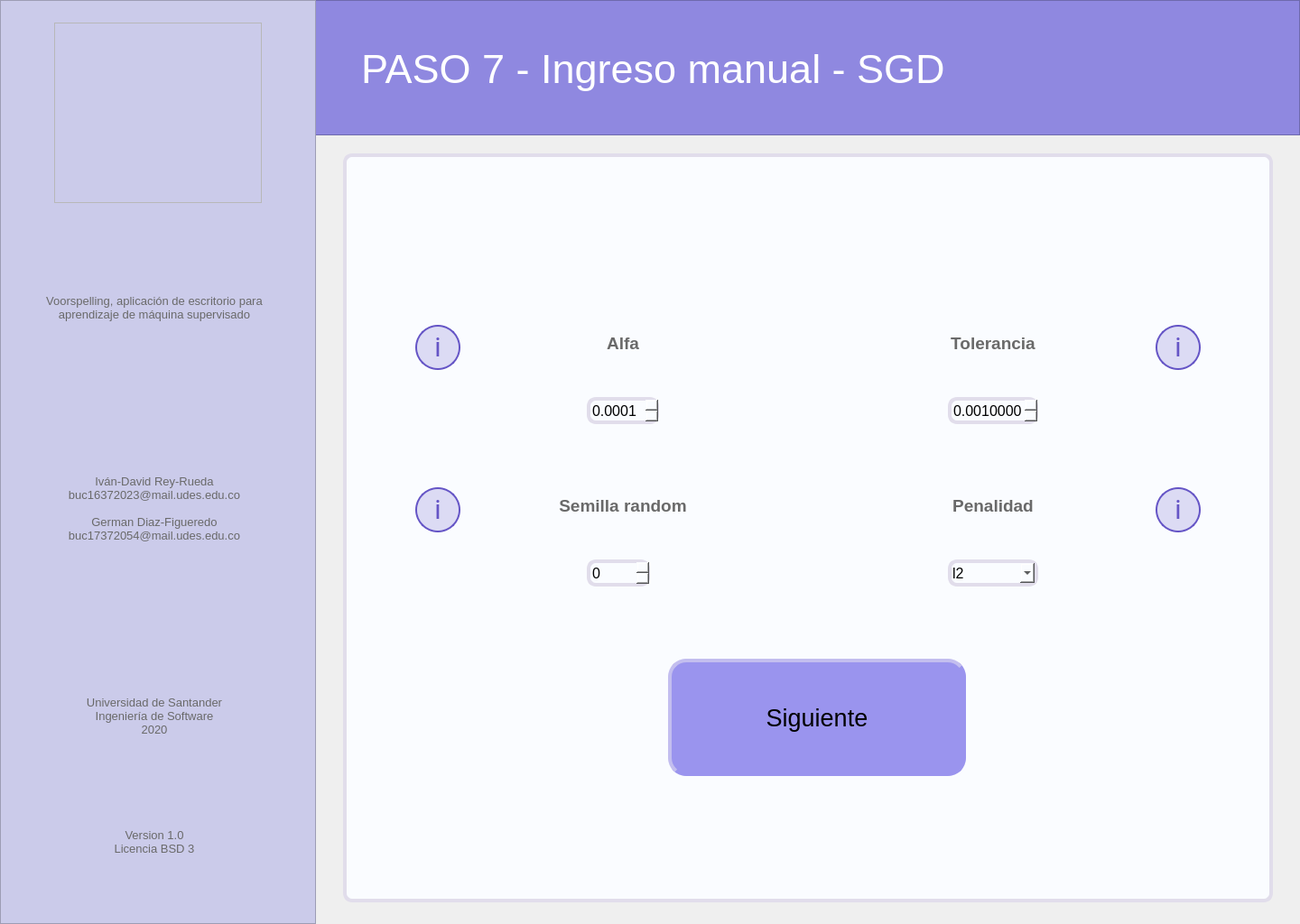
<?xml version="1.0" encoding="UTF-8"?>
<ui version="4.0">
 <class>MainWindow</class>
 <widget class="QMainWindow" name="MainWindow">
  <property name="geometry">
   <rect>
    <x>0</x>
    <y>0</y>
    <width>1440</width>
    <height>1024</height>
   </rect>
  </property>
  <property name="minimumSize">
   <size>
    <width>1440</width>
    <height>1024</height>
   </size>
  </property>
  <property name="maximumSize">
   <size>
    <width>1440</width>
    <height>1024</height>
   </size>
  </property>
  <property name="windowTitle">
   <string>Voorspelling</string>
  </property>
  <widget class="QWidget" name="centralwidget">
   <widget class="QFrame" name="left_bar">
    <property name="geometry">
     <rect>
      <x>0</x>
      <y>0</y>
      <width>350</width>
      <height>1024</height>
     </rect>
    </property>
    <property name="styleSheet">
     <string notr="true">background-color: rgb(203, 203, 234);

</string>
    </property>
    <property name="frameShape">
     <enum>QFrame::StyledPanel</enum>
    </property>
    <property name="frameShadow">
     <enum>QFrame::Raised</enum>
    </property>
    <widget class="QLabel" name="lbl_left_1">
     <property name="geometry">
      <rect>
       <x>18</x>
       <y>278</y>
       <width>306</width>
       <height>126</height>
      </rect>
     </property>
     <property name="font">
      <font>
       <pointsize>10</pointsize>
      </font>
     </property>
     <property name="styleSheet">
      <string notr="true">color: rgb(105, 105, 105);</string>
     </property>
     <property name="text">
      <string>Voorspelling, aplicación de escritorio para aprendizaje de máquina supervisado</string>
     </property>
     <property name="alignment">
      <set>Qt::AlignCenter</set>
     </property>
     <property name="wordWrap">
      <bool>true</bool>
     </property>
    </widget>
    <widget class="QLabel" name="lbl_left_2">
     <property name="geometry">
      <rect>
       <x>18</x>
       <y>500</y>
       <width>306</width>
       <height>126</height>
      </rect>
     </property>
     <property name="font">
      <font>
       <pointsize>10</pointsize>
      </font>
     </property>
     <property name="styleSheet">
      <string notr="true">color: rgb(105, 105, 105);</string>
     </property>
     <property name="text">
      <string>Iván-David Rey-Rueda
buc16372023@mail.udes.edu.co

German Diaz-Figueredo
buc17372054@mail.udes.edu.co</string>
     </property>
     <property name="alignment">
      <set>Qt::AlignCenter</set>
     </property>
     <property name="wordWrap">
      <bool>true</bool>
     </property>
    </widget>
    <widget class="QLabel" name="lbl_left_3">
     <property name="geometry">
      <rect>
       <x>18</x>
       <y>730</y>
       <width>306</width>
       <height>126</height>
      </rect>
     </property>
     <property name="font">
      <font>
       <pointsize>10</pointsize>
      </font>
     </property>
     <property name="styleSheet">
      <string notr="true">color: rgb(105, 105, 105);</string>
     </property>
     <property name="text">
      <string>Universidad de Santander
Ingeniería de Software
2020</string>
     </property>
     <property name="alignment">
      <set>Qt::AlignCenter</set>
     </property>
     <property name="wordWrap">
      <bool>true</bool>
     </property>
    </widget>
    <widget class="QLabel" name="lbl_left_4">
     <property name="geometry">
      <rect>
       <x>18</x>
       <y>870</y>
       <width>306</width>
       <height>126</height>
      </rect>
     </property>
     <property name="font">
      <font>
       <pointsize>10</pointsize>
      </font>
     </property>
     <property name="styleSheet">
      <string notr="true">color: rgb(105, 105, 105);</string>
     </property>
     <property name="text">
      <string>Version 1.0
Licencia BSD 3</string>
     </property>
     <property name="alignment">
      <set>Qt::AlignCenter</set>
     </property>
     <property name="wordWrap">
      <bool>true</bool>
     </property>
    </widget>
   </widget>
   <widget class="QFrame" name="logo">
    <property name="geometry">
     <rect>
      <x>60</x>
      <y>25</y>
      <width>230</width>
      <height>200</height>
     </rect>
    </property>
    <property name="styleSheet">
     <string notr="true">image: url(:/image/voorspelling_logo.png);</string>
    </property>
    <property name="frameShape">
     <enum>QFrame::StyledPanel</enum>
    </property>
    <property name="frameShadow">
     <enum>QFrame::Raised</enum>
    </property>
   </widget>
   <widget class="QFrame" name="up_bar">
    <property name="geometry">
     <rect>
      <x>0</x>
      <y>0</y>
      <width>1440</width>
      <height>150</height>
     </rect>
    </property>
    <property name="styleSheet">
     <string notr="true">background-color: rgb(143, 136, 224);</string>
    </property>
    <property name="frameShape">
     <enum>QFrame::StyledPanel</enum>
    </property>
    <property name="frameShadow">
     <enum>QFrame::Raised</enum>
    </property>
    <widget class="QLabel" name="lbl_tittle">
     <property name="geometry">
      <rect>
       <x>400</x>
       <y>40</y>
       <width>761</width>
       <height>72</height>
      </rect>
     </property>
     <property name="font">
      <font>
       <family>MS Shell Dlg 2</family>
       <pointsize>34</pointsize>
       <weight>50</weight>
       <italic>false</italic>
       <bold>false</bold>
      </font>
     </property>
     <property name="styleSheet">
      <string notr="true">border: none;
color: rgb(255, 255, 255);</string>
     </property>
     <property name="text">
      <string>PASO 7 - Ingreso manual - SGD</string>
     </property>
     <property name="scaledContents">
      <bool>false</bool>
     </property>
     <property name="alignment">
      <set>Qt::AlignLeading|Qt::AlignLeft|Qt::AlignVCenter</set>
     </property>
     <property name="wordWrap">
      <bool>true</bool>
     </property>
     <property name="margin">
      <number>0</number>
     </property>
     <property name="indent">
      <number>0</number>
     </property>
    </widget>
   </widget>
   <widget class="QFrame" name="main_area">
    <property name="geometry">
     <rect>
      <x>380</x>
      <y>170</y>
      <width>1030</width>
      <height>830</height>
     </rect>
    </property>
    <property name="styleSheet">
     <string notr="true">background-color: rgb(250, 252, 255);
border: 4px solid;
border-color: rgb(225, 221, 235);
border-radius: 10px;</string>
    </property>
    <property name="frameShape">
     <enum>QFrame::StyledPanel</enum>
    </property>
    <property name="frameShadow">
     <enum>QFrame::Raised</enum>
    </property>
    <widget class="QLabel" name="lbl_alfa">
     <property name="geometry">
      <rect>
       <x>130</x>
       <y>170</y>
       <width>360</width>
       <height>80</height>
      </rect>
     </property>
     <property name="font">
      <font>
       <pointsize>14</pointsize>
       <weight>75</weight>
       <bold>true</bold>
      </font>
     </property>
     <property name="styleSheet">
      <string notr="true">color: rgb(105, 105, 105);
border: none;</string>
     </property>
     <property name="text">
      <string>Alfa</string>
     </property>
     <property name="alignment">
      <set>Qt::AlignCenter</set>
     </property>
     <property name="wordWrap">
      <bool>true</bool>
     </property>
    </widget>
    <widget class="QLabel" name="lbl_tolerancia">
     <property name="geometry">
      <rect>
       <x>540</x>
       <y>170</y>
       <width>360</width>
       <height>80</height>
      </rect>
     </property>
     <property name="font">
      <font>
       <pointsize>14</pointsize>
       <weight>75</weight>
       <bold>true</bold>
      </font>
     </property>
     <property name="styleSheet">
      <string notr="true">color: rgb(105, 105, 105);
border: none;</string>
     </property>
     <property name="text">
      <string>Tolerancia</string>
     </property>
     <property name="alignment">
      <set>Qt::AlignCenter</set>
     </property>
     <property name="wordWrap">
      <bool>true</bool>
     </property>
    </widget>
    <widget class="QLabel" name="lbl_semilla_random">
     <property name="geometry">
      <rect>
       <x>130</x>
       <y>350</y>
       <width>360</width>
       <height>80</height>
      </rect>
     </property>
     <property name="font">
      <font>
       <pointsize>14</pointsize>
       <weight>75</weight>
       <bold>true</bold>
      </font>
     </property>
     <property name="styleSheet">
      <string notr="true">color: rgb(105, 105, 105);
border: none;</string>
     </property>
     <property name="text">
      <string>Semilla random</string>
     </property>
     <property name="alignment">
      <set>Qt::AlignCenter</set>
     </property>
     <property name="wordWrap">
      <bool>true</bool>
     </property>
    </widget>
    <widget class="QLabel" name="lbl_penalidad">
     <property name="geometry">
      <rect>
       <x>540</x>
       <y>350</y>
       <width>360</width>
       <height>80</height>
      </rect>
     </property>
     <property name="font">
      <font>
       <pointsize>14</pointsize>
       <weight>75</weight>
       <bold>true</bold>
      </font>
     </property>
     <property name="styleSheet">
      <string notr="true">color: rgb(105, 105, 105);
border: none;</string>
     </property>
     <property name="text">
      <string>Penalidad</string>
     </property>
     <property name="alignment">
      <set>Qt::AlignCenter</set>
     </property>
     <property name="wordWrap">
      <bool>true</bool>
     </property>
    </widget>
    <widget class="QPushButton" name="btn_info_alfa">
     <property name="geometry">
      <rect>
       <x>80</x>
       <y>190</y>
       <width>50</width>
       <height>50</height>
      </rect>
     </property>
     <property name="styleSheet">
      <string notr="true">QPushButton{
background: rgba(101, 85, 198, 0.2);
border: 2px solid #6555C6;
box-sizing: border-box;
border-radius: 25px;


position: absolute;
width: 25px;
height: 44.55px;
font-family: Roboto;
font-style: normal;
font-weight: normal;
font-size: 30px;
line-height: 56px;
display: flex;
align-items: center;
text-align: center;

color: #6555C6;
}
QPushButton:hover{
background-color: rgb(190, 185, 250);
}
QPushButton:pressed{
background-color: rgb(160, 150, 240);
}</string>
     </property>
     <property name="text">
      <string>i</string>
     </property>
    </widget>
    <widget class="QPushButton" name="btn_info_semilla_random">
     <property name="geometry">
      <rect>
       <x>80</x>
       <y>370</y>
       <width>50</width>
       <height>50</height>
      </rect>
     </property>
     <property name="styleSheet">
      <string notr="true">QPushButton{
background: rgba(101, 85, 198, 0.2);
border: 2px solid #6555C6;
box-sizing: border-box;
border-radius: 25px;


position: absolute;
width: 25px;
height: 44.55px;
font-family: Roboto;
font-style: normal;
font-weight: normal;
font-size: 30px;
line-height: 56px;
display: flex;
align-items: center;
text-align: center;

color: #6555C6;
}
QPushButton:hover{
background-color: rgb(190, 185, 250);
}
QPushButton:pressed{
background-color: rgb(160, 150, 240);
}</string>
     </property>
     <property name="text">
      <string>i</string>
     </property>
    </widget>
    <widget class="QPushButton" name="btn_info_tolerancia">
     <property name="geometry">
      <rect>
       <x>900</x>
       <y>190</y>
       <width>50</width>
       <height>50</height>
      </rect>
     </property>
     <property name="styleSheet">
      <string notr="true">QPushButton{
background: rgba(101, 85, 198, 0.2);
border: 2px solid #6555C6;
box-sizing: border-box;
border-radius: 25px;


position: absolute;
width: 25px;
height: 44.55px;
font-family: Roboto;
font-style: normal;
font-weight: normal;
font-size: 30px;
line-height: 56px;
display: flex;
align-items: center;
text-align: center;

color: #6555C6;
}
QPushButton:hover{
background-color: rgb(190, 185, 250);
}
QPushButton:pressed{
background-color: rgb(160, 150, 240);
}</string>
     </property>
     <property name="text">
      <string>i</string>
     </property>
    </widget>
    <widget class="QPushButton" name="btn_info_penalidad">
     <property name="geometry">
      <rect>
       <x>900</x>
       <y>370</y>
       <width>50</width>
       <height>50</height>
      </rect>
     </property>
     <property name="styleSheet">
      <string notr="true">QPushButton{
background: rgba(101, 85, 198, 0.2);
border: 2px solid #6555C6;
box-sizing: border-box;
border-radius: 25px;


position: absolute;
width: 25px;
height: 44.55px;
font-family: Roboto;
font-style: normal;
font-weight: normal;
font-size: 30px;
line-height: 56px;
display: flex;
align-items: center;
text-align: center;

color: #6555C6;
}
QPushButton:hover{
background-color: rgb(190, 185, 250);
}
QPushButton:pressed{
background-color: rgb(160, 150, 240);
}</string>
     </property>
     <property name="text">
      <string>i</string>
     </property>
    </widget>
    <widget class="QSpinBox" name="sb_semilla_random">
     <property name="geometry">
      <rect>
       <x>270</x>
       <y>450</y>
       <width>70</width>
       <height>30</height>
      </rect>
     </property>
     <property name="font">
      <font>
       <pointsize>12</pointsize>
      </font>
     </property>
     <property name="minimum">
      <number>0</number>
     </property>
     <property name="maximum">
      <number>10000</number>
     </property>
     <property name="value">
      <number>0</number>
     </property>
    </widget>
    <widget class="QComboBox" name="cb_seleccion">
     <property name="geometry">
      <rect>
       <x>670</x>
       <y>450</y>
       <width>100</width>
       <height>30</height>
      </rect>
     </property>
     <property name="font">
      <font>
       <pointsize>12</pointsize>
      </font>
     </property>
     <property name="currentIndex">
      <number>1</number>
     </property>
     <item>
      <property name="text">
       <string>l1</string>
      </property>
     </item>
     <item>
      <property name="text">
       <string>l2</string>
      </property>
     </item>
     <item>
      <property name="text">
       <string>elasticnet</string>
      </property>
     </item>
    </widget>
    <widget class="QDoubleSpinBox" name="sb_tolerancia">
     <property name="geometry">
      <rect>
       <x>670</x>
       <y>270</y>
       <width>100</width>
       <height>30</height>
      </rect>
     </property>
     <property name="font">
      <font>
       <pointsize>12</pointsize>
      </font>
     </property>
     <property name="decimals">
      <number>7</number>
     </property>
     <property name="minimum">
      <double>0.000001000000000</double>
     </property>
     <property name="maximum">
      <double>10.000000000000000</double>
     </property>
     <property name="singleStep">
      <double>0.000010000000000</double>
     </property>
     <property name="value">
      <double>0.001000000000000</double>
     </property>
    </widget>
    <widget class="QDoubleSpinBox" name="sb_alfa">
     <property name="geometry">
      <rect>
       <x>270</x>
       <y>270</y>
       <width>80</width>
       <height>30</height>
      </rect>
     </property>
     <property name="font">
      <font>
       <pointsize>12</pointsize>
      </font>
     </property>
     <property name="decimals">
      <number>4</number>
     </property>
     <property name="minimum">
      <double>0.000100000000000</double>
     </property>
     <property name="maximum">
      <double>100.000000000000000</double>
     </property>
     <property name="singleStep">
      <double>0.000100000000000</double>
     </property>
    </widget>
    <widget class="QPushButton" name="btn_next">
     <property name="geometry">
      <rect>
       <x>360</x>
       <y>560</y>
       <width>330</width>
       <height>130</height>
      </rect>
     </property>
     <property name="font">
      <font>
       <pointsize>20</pointsize>
       <kerning>true</kerning>
      </font>
     </property>
     <property name="styleSheet">
      <string notr="true">QPushButton{
background-color: rgb(154, 148, 238);
border-left-color: rgb(195, 190, 239);
border-top-color: rgb(195, 190, 239);
border-bottom-color: rgb(154, 148, 238);
border-right-color: rgb(154, 148, 238);
border-radius: 20px;
}
QPushButton:hover{
background-color: rgb(160, 155, 245);
}
QPushButton:pressed{
background-color: rgb(150, 140, 230);
border-left-color: rgb(140, 135, 220);
border-top-color: rgb(140, 135, 220);
border-bottom-color: rgb(195, 190, 239);
border-right-color: rgb(195, 190, 239);
}</string>
     </property>
     <property name="text">
      <string>Siguiente</string>
     </property>
     <property name="autoDefault">
      <bool>false</bool>
     </property>
    </widget>
    <widget class="QPushButton" name="btn_back">
     <property name="geometry">
      <rect>
       <x>60</x>
       <y>50</y>
       <width>70</width>
       <height>70</height>
      </rect>
     </property>
     <property name="styleSheet">
      <string notr="true">QPushButton{
background-image: url(:/botton/bxs-left-arrow-circle.svg);
border-radius: 35px;
border: none;


color: #6555C6;
}
QPushButton:hover{
background-color: rgb(235, 225, 250);

}
QPushButton:pressed{

background-color: qradialgradient(spread:pad, cx:0.5, cy:0.5, radius:0.5, fx:0.5, fy:0.5, stop:0 rgba(200, 190, 250, 205), stop:0.6 rgba(200, 190, 250, 205), stop:1 rgba(255, 255, 255, 0));

}

</string>
     </property>
     <property name="text">
      <string/>
     </property>
     <property name="iconSize">
      <size>
       <width>20</width>
       <height>20</height>
      </size>
     </property>
    </widget>
   </widget>
   <zorder>up_bar</zorder>
   <zorder>left_bar</zorder>
   <zorder>logo</zorder>
   <zorder>main_area</zorder>
  </widget>
 </widget>
 <resources>
  <include location="Images_voor.qrc"/>
 </resources>
 <connections/>
</ui>
